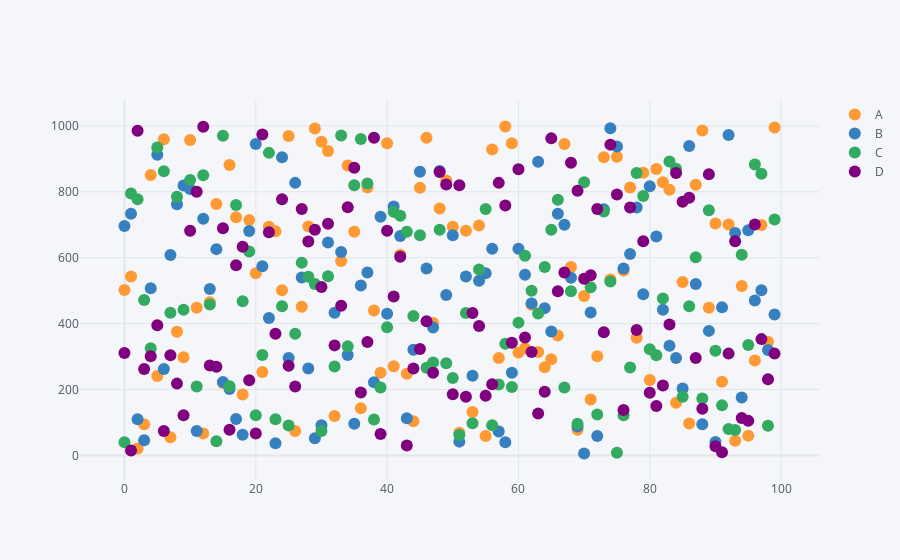

Notebook code cell kept with this figure:
### Markdown cell above
###  Woh! We need to add `markers` when want to plot `scatter`

### Code cell
df.iplot(kind= 'scatter', mode= 'markers' )

### Figure 1 — Plotly figure (JSON) as saved in the notebook; plotly's stock layout.template omitted (floating-point values rounded to 4 significant figures)
{"data": [{"line": {"color": "rgba(255, 153, 51, 1.0)", "dash": "solid", "shape": "linear", "width": 1.3}, "marker": {"size": 12, "symbol": "circle"}, "mode": "markers", "name": "A", "text": "", "type": "scatter", "x": [0, 1, 2, 3, 4, 5, 6, 7, 8, 9, 10, 11, 12, 13, 14, 15, 16, 17, 18, 19, 20, 21, 22, 23, 24, 25, 26, 27, 28, 29, 30, 31, 32, 33, 34, 35, 36, 37, 38, 39, 40, 41, 42, 43, 44, 45, 46, 47, 48, 49, 50, 51, 52, 53, 54, 55, 56, 57, 58, 59, 60, 61, 62, 63, 64, 65, 66, 67, 68, 69, 70, 71, 72, 73, 74, 75, 76, 77, 78, 79, 80, 81, 82, 83, 84, 85, 86, 87, 88, 89, 90, 91, 92, 93, 94, 95, 96, 97, 98, 99], "y": [502, 543, 21, 95, 851, 241, 959, 55, 375, 298, 957, 448, 67, 465, 763, 220, 881, 723, 185, 714, 553, 253, 694, 680, 501, 969, 74, 451, 695, 992, 952, 924, 120, 590, 880, 679, 143, 813, 440, 251, 947, 271, 609, 248, 104, 812, 964, 402, 749, 834, 694, 69, 682, 132, 698, 59, 928, 296, 998, 947, 312, 325, 457, 314, 268, 292, 364, 945, 572, 78, 484, 170, 301, 905, 534, 906, 561, 813, 357, 858, 229, 869, 829, 806, 160, 526, 97, 821, 986, 448, 704, 224, 701, 45, 514, 60, 288, 699, 345, 995]}, {"line": {"color": "rgba(55, 128, 191, 1.0)", "dash": "solid", "shape": "linear", "width": 1.3}, "marker": {"size": 12, "symbol": "circle"}, "mode": "markers", "name": "B", "text": "", "type": "scatter", "x": [0, 1, 2, 3, 4, 5, 6, 7, 8, 9, 10, 11, 12, 13, 14, 15, 16, 17, 18, 19, 20, 21, 22, 23, 24, 25, 26, 27, 28, 29, 30, 31, 32, 33, 34, 35, 36, 37, 38, 39, 40, 41, 42, 43, 44, 45, 46, 47, 48, 49, 50, 51, 52, 53, 54, 55, 56, 57, 58, 59, 60, 61, 62, 63, 64, 65, 66, 67, 68, 69, 70, 71, 72, 73, 74, 75, 76, 77, 78, 79, 80, 81, 82, 83, 84, 85, 86, 87, 88, 89, 90, 91, 92, 93, 94, 95, 96, 97, 98, 99], "y": [696, 733, 110, 46, 507, 912, 262, 608, 762, 819, 808, 74, 718, 505, 626, 223, 202, 111, 63, 681, 945, 574, 417, 37, 905, 296, 827, 540, 264, 52, 92, 646, 433, 617, 305, 96, 516, 555, 222, 724, 430, 755, 666, 113, 321, 861, 567, 388, 863, 487, 668, 42, 543, 242, 530, 553, 627, 73, 40, 251, 627, 548, 461, 891, 447, 376, 733, 700, 539, 88, 6, 434, 59, 747, 993, 937, 567, 611, 752, 489, 817, 664, 442, 333, 296, 203, 939, 520, 95, 378, 41, 450, 972, 675, 176, 683, 470, 501, 320, 428]}, {"line": {"color": "rgba(50, 171, 96, 1.0)", "dash": "solid", "shape": "linear", "width": 1.3}, "marker": {"size": 12, "symbol": "circle"}, "mode": "markers", "name": "C", "text": "", "type": "scatter", "x": [0, 1, 2, 3, 4, 5, 6, 7, 8, 9, 10, 11, 12, 13, 14, 15, 16, 17, 18, 19, 20, 21, 22, 23, 24, 25, 26, 27, 28, 29, 30, 31, 32, 33, 34, 35, 36, 37, 38, 39, 40, 41, 42, 43, 44, 45, 46, 47, 48, 49, 50, 51, 52, 53, 54, 55, 56, 57, 58, 59, 60, 61, 62, 63, 64, 65, 66, 67, 68, 69, 70, 71, 72, 73, 74, 75, 76, 77, 78, 79, 80, 81, 82, 83, 84, 85, 86, 87, 88, 89, 90, 91, 92, 93, 94, 95, 96, 97, 98, 99], "y": [40, 795, 777, 472, 325, 934, 862, 433, 785, 442, 836, 209, 850, 458, 43, 970, 210, 760, 468, 619, 122, 305, 918, 110, 453, 91, 369, 585, 542, 520, 74, 544, 270, 971, 331, 820, 960, 825, 109, 206, 389, 739, 727, 679, 423, 668, 266, 282, 685, 280, 235, 62, 432, 98, 564, 748, 92, 215, 339, 208, 403, 606, 500, 431, 572, 685, 776, 206, 498, 96, 829, 510, 124, 740, 528, 8, 122, 267, 857, 787, 322, 304, 476, 892, 870, 178, 453, 601, 173, 744, 318, 152, 80, 77, 609, 335, 883, 855, 90, 716]}, {"line": {"color": "rgba(128, 0, 128, 1.0)", "dash": "solid", "shape": "linear", "width": 1.3}, "marker": {"size": 12, "symbol": "circle"}, "mode": "markers", "name": "D", "text": "", "type": "scatter", "x": [0, 1, 2, 3, 4, 5, 6, 7, 8, 9, 10, 11, 12, 13, 14, 15, 16, 17, 18, 19, 20, 21, 22, 23, 24, 25, 26, 27, 28, 29, 30, 31, 32, 33, 34, 35, 36, 37, 38, 39, 40, 41, 42, 43, 44, 45, 46, 47, 48, 49, 50, 51, 52, 53, 54, 55, 56, 57, 58, 59, 60, 61, 62, 63, 64, 65, 66, 67, 68, 69, 70, 71, 72, 73, 74, 75, 76, 77, 78, 79, 80, 81, 82, 83, 84, 85, 86, 87, 88, 89, 90, 91, 92, 93, 94, 95, 96, 97, 98, 99], "y": [311, 15, 985, 262, 301, 395, 74, 304, 218, 122, 682, 800, 997, 273, 269, 689, 78, 577, 633, 228, 67, 974, 677, 369, 777, 272, 209, 748, 649, 685, 511, 703, 334, 454, 753, 873, 191, 344, 964, 65, 682, 482, 603, 30, 264, 323, 407, 251, 860, 822, 186, 820, 178, 432, 393, 181, 216, 827, 758, 342, 868, 358, 314, 127, 193, 962, 498, 555, 888, 803, 536, 547, 748, 374, 943, 792, 138, 752, 381, 650, 190, 150, 212, 397, 857, 770, 782, 296, 142, 853, 28, 10, 309, 650, 114, 105, 701, 353, 231, 309]}], "layout": {"legend": {"bgcolor": "#F5F6F9", "font": {"color": "#4D5663"}}, "paper_bgcolor": "#F5F6F9", "plot_bgcolor": "#F5F6F9", "title": {"font": {"color": "#4D5663"}}, "xaxis": {"gridcolor": "#E1E5ED", "showgrid": true, "tickfont": {"color": "#4D5663"}, "title": {"font": {"color": "#4D5663"}, "text": ""}, "zerolinecolor": "#E1E5ED"}, "yaxis": {"gridcolor": "#E1E5ED", "showgrid": true, "tickfont": {"color": "#4D5663"}, "title": {"font": {"color": "#4D5663"}, "text": ""}, "zerolinecolor": "#E1E5ED"}}}
